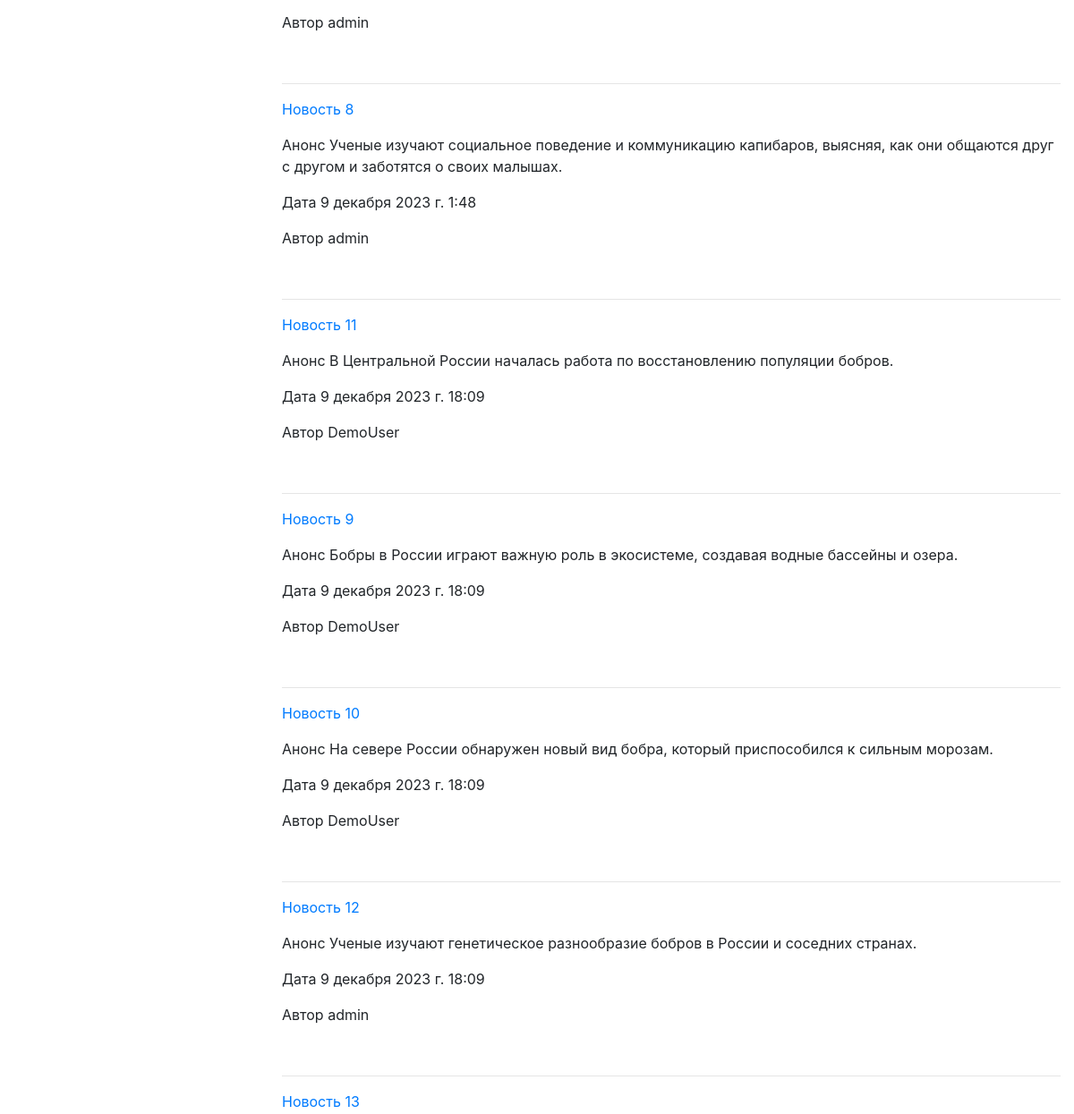
Before: /news/ (middle part) with the older database file.
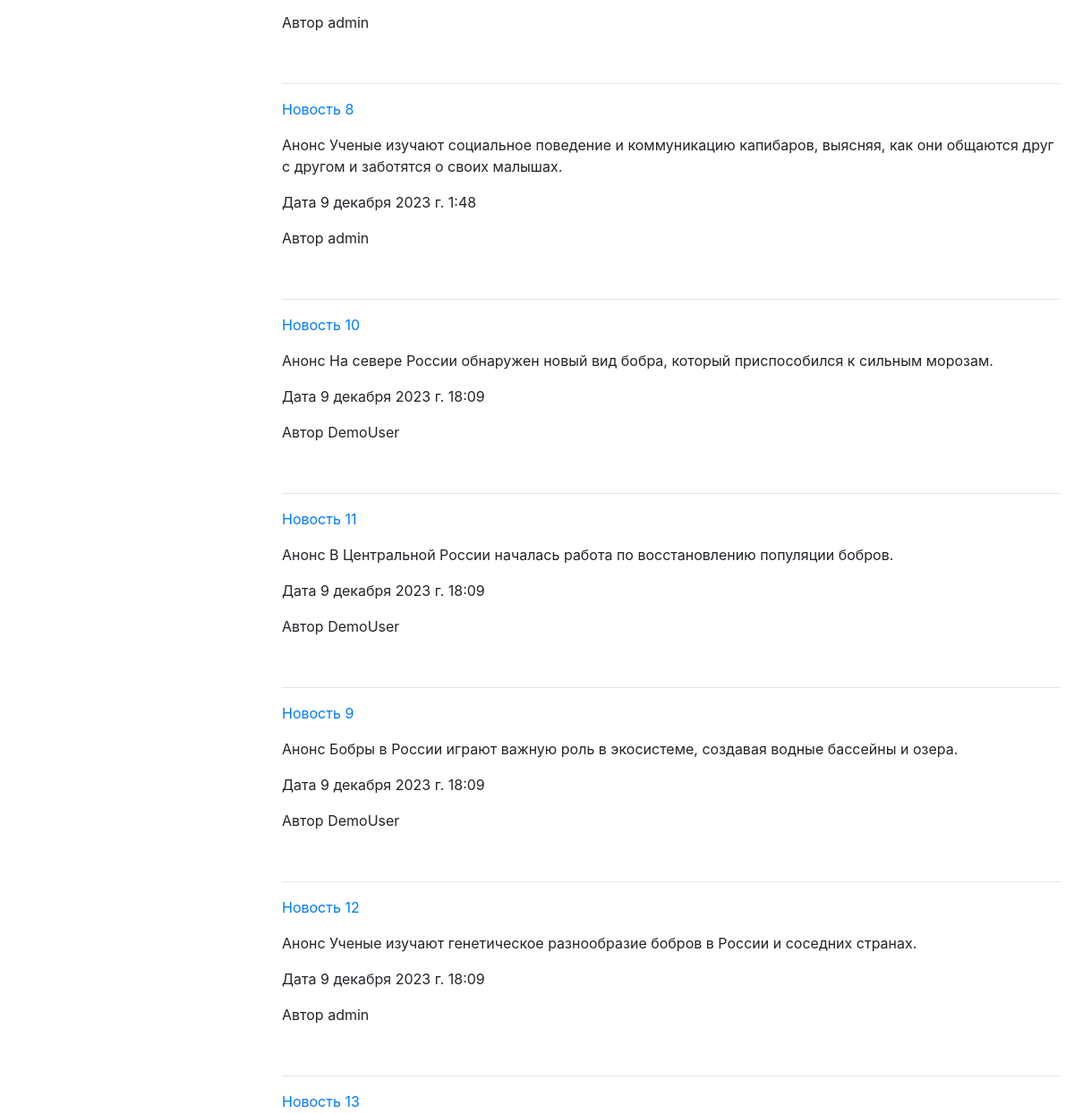
After: the same page with the newer database file.
### news/models.py (models this page shows, shortened)
class Article(models.Model):
    categories = (('E', 'Economics'),
                  ('S', 'Science'),
                  ('IT', 'IT'))
    author = models.ForeignKey(User, on_delete=models.SET_NULL, null=True)
    title = models.CharField('Название', max_length=50, default='')
    anouncement = models.TextField('Аннотация', max_length=250)
    text = models.TextField('Текст новости')
    date = models.DateTimeField('Дата публикации', auto_created=True, default=datetime.datetime.now())
    category = models.CharField(choices=categories, max_length=20, verbose_name='Категории')
    tags = models.ManyToManyField(to=Tag, blank=True)
    def get_absolute_url(self):
        return f'/news/{self.id}'
    class Meta:
        ordering = ['title', 'date']
        verbose_name = 'Новость'
        verbose_name_plural = 'Новости'

### news/views.py (the view)
# urls.py: path('', views.news_list, name='news_list'),
def news_list(request):
    categories = Article.categories  # создали перечень категорий
    author_list = User.objects.all()  # создали перечень авторов
    if request.method == "POST":
        selected_author = int(request.POST.get('author_filter'))
        selected_category = int(request.POST.get('category_filter'))
        if selected_author == 0:  # выбраны все авторы
            news = Article.objects.all().order_by('date')
        else:
            news = Article.objects.filter(author=selected_author).order_by('date')
        if selected_category != 0:  # фильтруем найденные по авторам результаты по категориям
            news = news.filter(category__icontains=categories[selected_category - 1][0])
    else:  # если страница открывется впервые
        selected_author = 0
        selected_category = 0
        news = Article.objects.all().order_by('date')
    context = {'news': news, 'author_list': author_list, 'selected_author': selected_author,
               'categories': categories, 'selected_category': selected_category}
    return render(request, 'news/news_list.html', context)

### news/templates/news/news_list.html (shortened to what this page needs)
{% extends 'main/SideBar.html' %}
{% load static %}
{% block content %}
<br>
<br>
{% for n in news %}
<div>
    <p><a href="{{n.get_absolute_url}}">{{ n.title }} </a></p>
    <p> Анонс {{ n.anouncement }}</p>
    <p> Дата {{ n.date }}</p>
    <p> Автор {{ n.author.username }}</p>
    <br>
    <hr>
</div>
{% endfor %}
{% endblock content %}

### main/templates/main/SideBar.html (shortened to what this page needs)
<!DOCTYPE html>
{% load static %}
<html lang="ru">
<head>
    <link rel="stylesheet" href="https://cdn.jsdelivr.net/npm/bootstrap@4.4.1/dist/css/bootstrap.min.css"
>
    <link rel="stylesheet" href="{% static 'main/css/style.css' %}">
</head>
<body>
<div class="container-fluid">
    <div class="row">
        <div class="col-lg-9 col-md-8 col-sm-8" id="Content">
            {% block content %}
            {% endblock content %}
        </div>
    </div>
</div>
</body>
</html>

### main/static/main/css/style.css (style rules this page uses)
body { height: 100vh; }

Changed rows visible on the page:
changed Article "Новость 10": moves up the list
